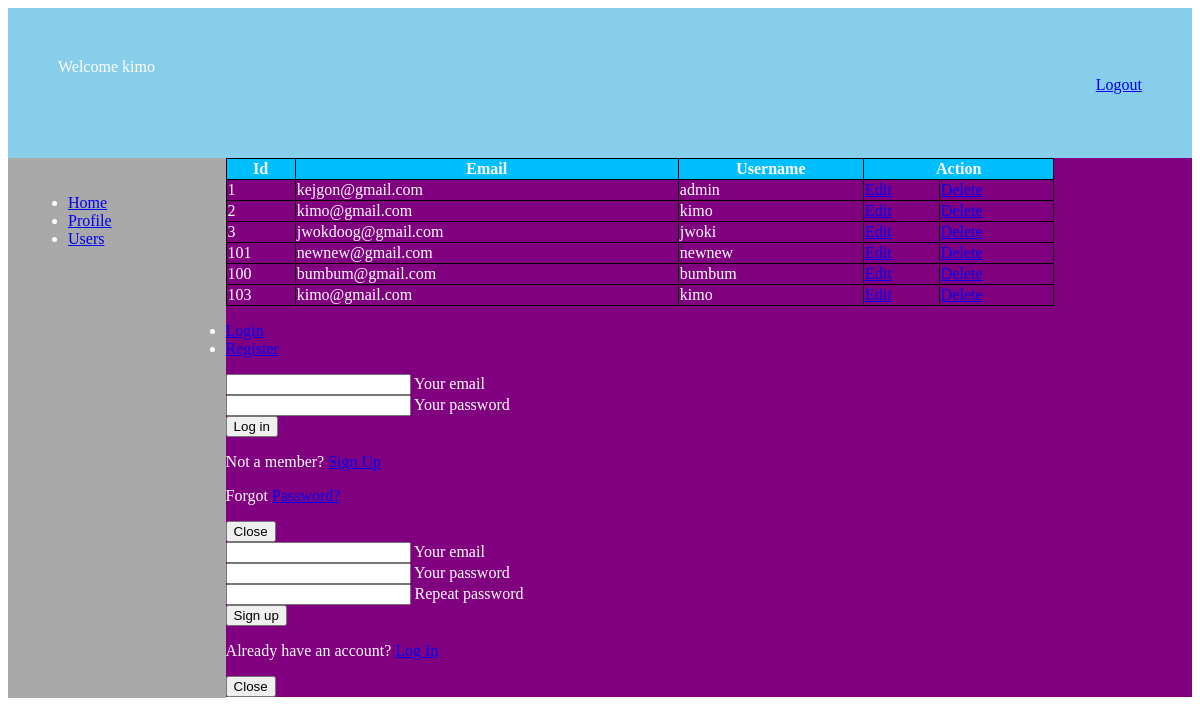
/admin/admin_page.php?id=3 (signed in), run on the app's committed database.
### tables this page shows
CREATE TABLE IF NOT EXISTS `users` (
  `id` int(3) NOT NULL AUTO_INCREMENT,
  `email` varchar(255) NOT NULL,
  `username` varchar(255) NOT NULL,
  `password` varchar(255) NOT NULL,
  PRIMARY KEY (`id`)
);

### admin/view.php (the view, shortened to what this page needs)
<!DOCTYPE html>
<html>
<head>
</head>
<body>
<?php
include 'dbconn.php';
$sql = "SELECT * FROM users";
$results = $conn->query($sql);
if ($results->num_rows > 0) {
	echo "
    <div class='box'><table>
		  <tr>
		  <th>Id</th>
		  <th>Email</th>
		  <th>Username</th>
		  <th colspan='2'>Action</th>
		  </tr>";
	while ($row = $results->fetch_assoc()) {
	echo "<tr>
		  <td>".$row['id']."</td>
		  <td>".$row['email']."</td>
		  <td>".$row['username']."</td>
		  <td><a href='edit.php?id=$row[id]'>Edit</a></td>
		  <td><a href='delete.php?id=$row[id]'>Delete</a></td>
		  </tr>";
	}
	echo "</table> </div>";
}
?>
</body>
</html>
	<div class="modal fade" id="modalLRForm" tabindex="-1" role="dialog" aria-labelledby="myModalLabel" aria-hidden="true">
  <div class="modal-dialog cascading-modal" role="document">
    <div class="modal-content">
      <div class="modal-c-tabs">
        <ul class="nav nav-tabs md-tabs tabs-2 light-blue darken-3" role="tablist">
          <li class="nav-item">
            <a class="nav-link active" data-toggle="tab" href="#panel7" role="tab"><i class="fas fa-user mr-1"></i>
              Login</a>
          </li>
          <li class="nav-item">
            <a class="nav-link" data-toggle="tab" href="#panel8" role="tab"><i class="fas fa-user-plus mr-1"></i>
              Register</a>
          </li>
        </ul>
        <div class="tab-content">
          <div class="tab-pane fade in show active" id="panel7" role="tabpanel">
            <div class="modal-body mb-1">
              <div class="md-form form-sm mb-5">
                <input type="email" id="modalLRInput10" class="form-control form-control-sm validate">
                <label data-error="wrong" data-success="right" for="modalLRInput10">Your email</label>
              </div>
              <div class="md-form form-sm mb-4">
                <input type="password" id="modalLRInput11" class="form-control form-control-sm validate">
                <label data-error="wrong" data-success="right" for="modalLRInput11">Your password</label>
              </div>
              <div class="text-center mt-2">
                <button class="btn btn-info">Log in <i class="fas fa-sign-in ml-1"></i></button>
              </div>
            </div>
            <div class="modal-footer">
              <div class="options text-center text-md-right mt-1">
                <p>Not a member? <a href="#" class="blue-text">Sign Up</a></p>
                <p>Forgot <a href="#" class="blue-text">Password?</a></p>
              </div>
              <button type="button" class="btn btn-outline-info waves-effect ml-auto" data-dismiss="modal">Close</button>
            </div>
          </div>
          <div class="tab-pane fade" id="panel8" role="tabpanel">
            <div class="modal-body">
              <div class="md-form form-sm mb-5">
                <input type="email" id="modalLRInput12" class="form-control form-control-sm validate">
                <label data-error="wrong" data-success="right" for="modalLRInput12">Your email</label>
              </div>
              <div class="md-form form-sm mb-5">
                <input type="password" id="modalLRInput13" class="form-control form-control-sm validate">
                <label data-error="wrong" data-success="right" for="modalLRInput13">Your password</label>
              </div>
              <div class="md-form form-sm mb-4">
                <input type="password" id="modalLRInput14" class="form-control form-control-sm validate">
                <label data-error="wrong" data-success="right" for="modalLRInput14">Repeat password</label>
              </div>
              <div class="text-center form-sm mt-2">
                <button class="btn btn-info">Sign up <i class="fas fa-sign-in ml-1"></i></button>
              </div>
            </div>
            <div class="modal-footer">
              <div class="options text-right">
                <p class="pt-1">Already have an account? <a href="#" class="blue-text">Log In</a></p>
              </div>
              <button type="button" class="btn btn-outline-info waves-effect ml-auto" data-dismiss="modal">Close</button>
            </div>
          </div>
        </div>
      </div>
    </div>
  </div>
</div>

### admin/view.php (style rules this page uses)
body { color: white; }
table,th,td,tr { border:1px solid black; border-collapse: collapse; color: white; }
table { width: 70%; }
th { background-color: deepskyblue; text-align: center; }

### data on the page
users: id "1", email "kejgon@gmail.com", username "admin"
users: id "2", email "kimo@gmail.com", username "kimo"
users: id "3", email "jwokdoog@gmail.com", username "jwoki"
users: id "101", email "newnew@gmail.com", username "newnew"
users: id "100", email "bumbum@gmail.com", username "bumbum"
users: id "103", email "kimo@gmail.com", username "kimo"

### other printed values
$user "kimo"
